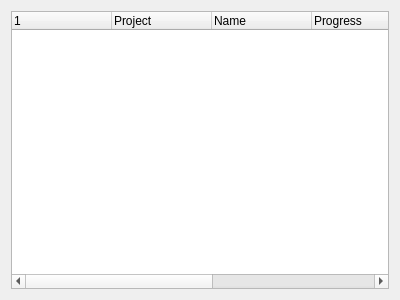
<?xml version="1.0" encoding="UTF-8"?>
<ui version="4.0">
 <class>TransfersInfoWidget</class>
 <widget class="QWidget" name="TransfersInfoWidget">
  <property name="geometry">
   <rect>
    <x>0</x>
    <y>0</y>
    <width>400</width>
    <height>300</height>
   </rect>
  </property>
  <property name="windowTitle">
   <string>File transfers</string>
  </property>
  <property name="windowIcon">
   <iconset resource="../../resources.qrc">
    <normaloff>:/icons/64x64/sections/filetransfers.png</normaloff>:/icons/64x64/sections/filetransfers.png</iconset>
  </property>
  <layout class="QGridLayout" name="gridLayout">
   <item row="0" column="0">
    <widget class="QTreeWidget" name="transfersList">
     <property name="alternatingRowColors">
      <bool>true</bool>
     </property>
     <property name="rootIsDecorated">
      <bool>false</bool>
     </property>
     <attribute name="headerStretchLastSection">
      <bool>true</bool>
     </attribute>
     <column>
      <property name="text">
       <string/>
      </property>
     </column>
     <column>
      <property name="text">
       <string>Project</string>
      </property>
     </column>
     <column>
      <property name="text">
       <string>Name</string>
      </property>
     </column>
     <column>
      <property name="text">
       <string>Progress</string>
      </property>
     </column>
     <column>
      <property name="text">
       <string>Size</string>
      </property>
     </column>
     <column>
      <property name="text">
       <string>Speed</string>
      </property>
     </column>
     <column>
      <property name="text">
       <string>Status</string>
      </property>
     </column>
    </widget>
   </item>
  </layout>
 </widget>
 <resources>
  <include location="../../resources.qrc"/>
 </resources>
 <connections/>
</ui>
